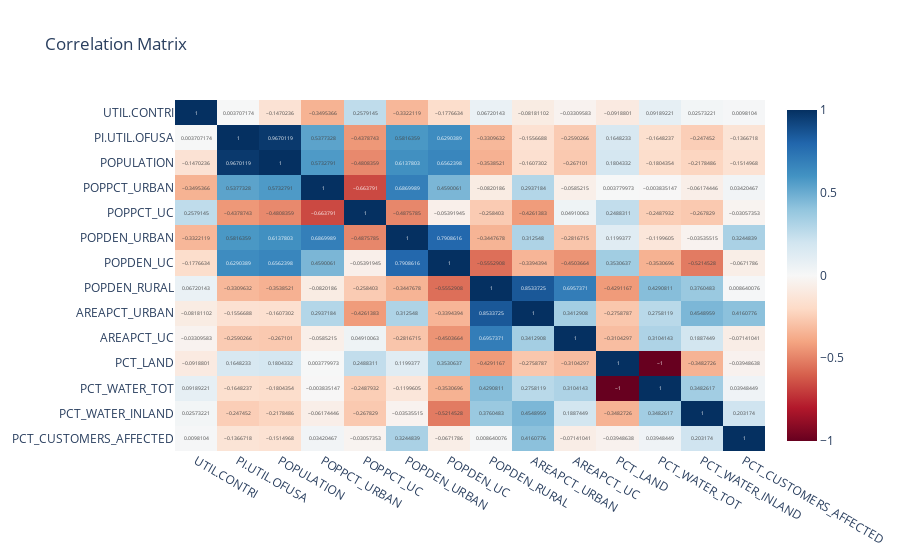

Notebook code cell kept with this figure:
### Code cell
col3 = ["UTIL.CONTRI", "PI.UTIL.OFUSA", 'POPULATION', 'POPPCT_URBAN',
       'POPPCT_UC', 'POPDEN_URBAN', 'POPDEN_UC', 'POPDEN_RURAL',
       'AREAPCT_URBAN', 'AREAPCT_UC', 'PCT_LAND', 'PCT_WATER_TOT',
       'PCT_WATER_INLAND', "PCT_CUSTOMERS_AFFECTED"]


corr = df_no_unit[col3].corr()

# plt.figure(figsize=(10, 8))
# sns.heatmap(corr, annot=True, cmap='coolwarm', center=0)
# plt.title("Correlation Matrix")
# plt.show()
fig = px.imshow(
    corr,
    text_auto=True,
    color_continuous_scale='RdBu',
    title="Correlation Matrix",
    aspect="auto"
)
fig.show()

### Figure 1 — Plotly figure (JSON) as saved in the notebook; plotly's stock layout.template omitted (floating-point values rounded to 4 significant figures; data arrays with more than 128 entries replaced by an {"elided": "..."} marker saying what was removed)
{"data": [{"coloraxis": "coloraxis", "hovertemplate": "x: %{x}<br>y: %{y}<br>color: %{z}<extra></extra>", "name": "0", "texttemplate": "%{z}", "type": "heatmap", "x": ["UTIL.CONTRI", "PI.UTIL.OFUSA", "POPULATION", "POPPCT_URBAN", "POPPCT_UC", "POPDEN_URBAN", "POPDEN_UC", "POPDEN_RURAL", "AREAPCT_URBAN", "AREAPCT_UC", "PCT_LAND", "PCT_WATER_TOT", "PCT_WATER_INLAND", "PCT_CUSTOMERS_AFFECTED"], "xaxis": "x", "y": ["UTIL.CONTRI", "PI.UTIL.OFUSA", "POPULATION", "POPPCT_URBAN", "POPPCT_UC", "POPDEN_URBAN", "POPDEN_UC", "POPDEN_RURAL", "AREAPCT_URBAN", "AREAPCT_UC", "PCT_LAND", "PCT_WATER_TOT", "PCT_WATER_INLAND", "PCT_CUSTOMERS_AFFECTED"], "yaxis": "y", "z": {"elided": "14x14 float values"}}], "layout": {"coloraxis": {"colorscale": [[0, "rgb(103,0,31)"], [0.1, "rgb(178,24,43)"], [0.2, "rgb(214,96,77)"], [0.3, "rgb(244,165,130)"], [0.4, "rgb(253,219,199)"], [0.5, "rgb(247,247,247)"], [0.6, "rgb(209,229,240)"], [0.7, "rgb(146,197,222)"], [0.8, "rgb(67,147,195)"], [0.9, "rgb(33,102,172)"], [1, "rgb(5,48,97)"]]}, "title": {"text": "Correlation Matrix"}, "xaxis": {"anchor": "y", "domain": [0, 1]}, "yaxis": {"anchor": "x", "autorange": "reversed", "domain": [0, 1]}}}
